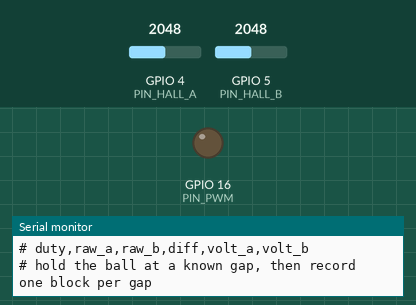
This sketch was run on a simulated ESP32. Parts: output pins drawn as LEDs (lit = HIGH), the last lines printed to the serial monitor. Inputs (shaded band) come from the test bench; at power-on: GPIO 4 (PIN_HALL_A) = 2048, GPIO 5 (PIN_HALL_B) = 2048 (analog values on the 0–4095 scale).

Above: at 0.35 s.
At 1.9 s:
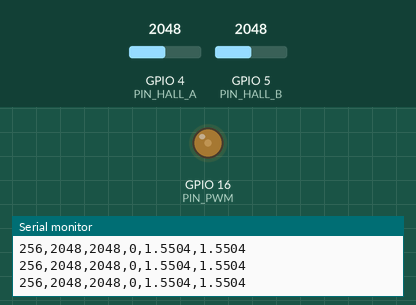
At 3.45 s:
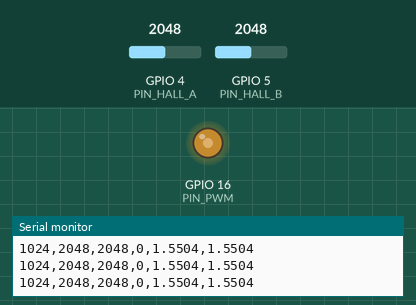
Timing chart, 0 to 7.0 s (numbered marks = the images above):
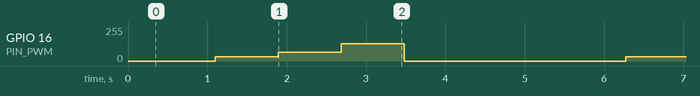

The sketch:

02_hall_read.ino
```cpp
/*
 * 02_hall_read — differential Hall pair, raw readout
 *                дифференциальная пара датчиков Холла, сырое чтение
 *
 * Purpose: find the sensor placement that maximises sensitivity to the ball
 * while minimising sensitivity to coil current, and record the calibration
 * table required by data/calibration/.
 *
 * Назначение: найти положение датчиков, где чувствительность к шарику
 * максимальна, а к току катушки минимальна, и снять калибровочную таблицу.
 *
 * Pins: GPIO 4 = Hall A (ADC1_CH3), GPIO 5 = Hall B (ADC1_CH4).
 * ADC1 is mandatory: ADC2 stops working once Wi-Fi is enabled.
 *
 * Output is CSV on the serial port so it can be piped straight into
 * analysis/fit_calibration.py:
 *     idf.py monitor | tee data/calibration/run_YYYYMMDD.csv
 */

constexpr int PIN_HALL_A = 4;
constexpr int PIN_HALL_B = 5;
constexpr int PIN_PWM = 16;
constexpr int OVERSAMPLE = 16;   // 16 samples -> +2 effective bits

// The coil is driven at a few fixed duty values so the common-mode rejection
// of the differential pair can be measured directly: sweep the duty with the
// ball absent, and dU must stay as flat as possible.
constexpr int DUTY_STEPS[] = {0, 256, 512, 1024};
constexpr int N_DUTY = sizeof(DUTY_STEPS) / sizeof(DUTY_STEPS[0]);

static inline int readAveraged(int pin) {
  long acc = 0;
  for (int i = 0; i < OVERSAMPLE; i++) acc += analogRead(pin);
  return static_cast<int>(acc / OVERSAMPLE);
}

void setup() {
  Serial.begin(115200);
  delay(300);

  analogReadResolution(12);                       // 0..4095
  analogSetPinAttenuation(PIN_HALL_A, ADC_11db);  // ~0..3.1 V
  analogSetPinAttenuation(PIN_HALL_B, ADC_11db);

  ledcAttach(PIN_PWM, 20000, 11);
  ledcWrite(PIN_PWM, 0);

  Serial.println("# duty,raw_a,raw_b,diff,volt_a,volt_b");
  Serial.println("# hold the ball at a known gap, then record one block per gap");
}

void loop() {
  for (int k = 0; k < N_DUTY; k++) {
    ledcWrite(PIN_PWM, DUTY_STEPS[k]);
    delay(200);                                   // let the coil current settle

    for (int n = 0; n < 25; n++) {
      int a = readAveraged(PIN_HALL_A);
      int b = readAveraged(PIN_HALL_B);
      Serial.printf("%d,%d,%d,%d,%.4f,%.4f\n",
                    DUTY_STEPS[k], a, b, a - b,
                    a * 3.1f / 4095.0f, b * 3.1f / 4095.0f);
      delay(20);
    }
  }
  ledcWrite(PIN_PWM, 0);
  Serial.println("# --- block end ---");
  delay(2000);
}
```

Measured:
- by itself, GPIO 16 (PIN_PWM): repeats every 5.2 s: 64/255 0.79 s, 128/255 0.79 s, 0/255 2.8 s, 32/255 0.79 s
